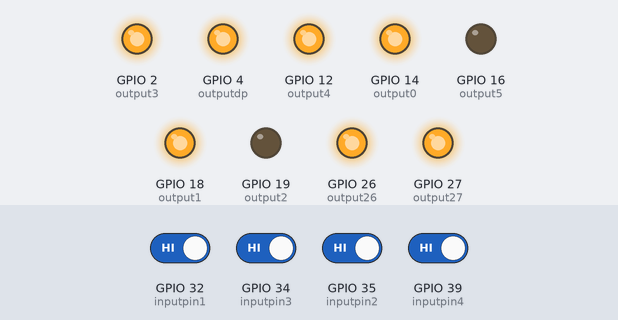
Recording of a sketch running on a simulated ESP32. Parts: output pins drawn as LEDs (lit = HIGH). Inputs (shaded band) come from the test bench; at power-on: GPIO 32 (inputpin1), GPIO 34 (inputpin3), GPIO 35 (inputpin2), GPIO 39 (inputpin4) HIGH. WiFi joins after 1.5 s; servers stay silent unless stated; what the sketch prints to the serial monitor is not drawn.

Above: at 2.7 s.
2.8 s: GPIO 32 (inputpin1) driven LOW
At 3.5 s:
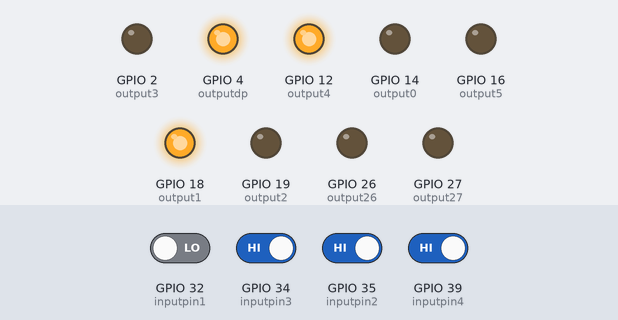
4.3 s: GPIO 34 (inputpin3) driven LOW
At 4.6 s:
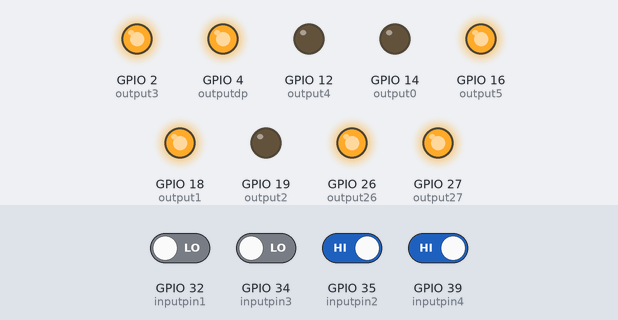
5.8 s: GPIO 35 (inputpin2) driven LOW
At 7.0 s:
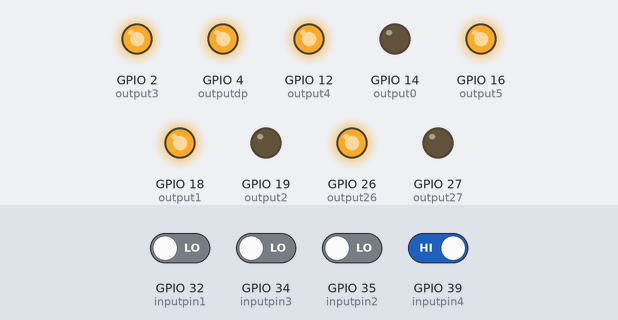
7.3 s: GPIO 39 (inputpin4) driven LOW
At 8.1 s:
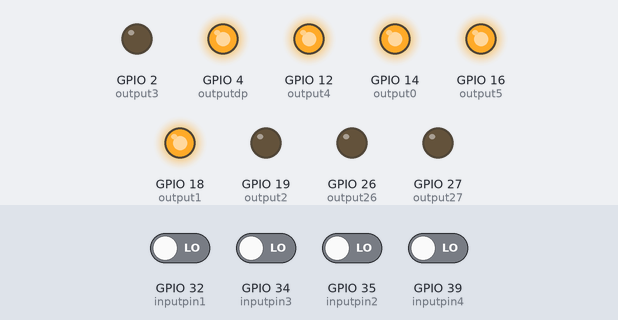
Timing chart, 0 to 10.3 s (numbered marks = the images above; inputs shaded):
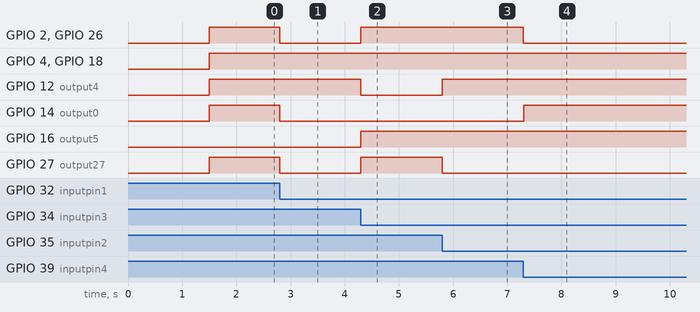

Measured:
- after the input at 2.8 s, GPIO 2 (output3), GPIO 14 (output0), GPIO 26 (output26), GPIO 27 (output27): HIGH → LOW at once
- after the input at 4.3 s, GPIO 2 (output3), GPIO 16 (output5), GPIO 26 (output26), GPIO 27 (output27): LOW → HIGH at once; GPIO 12 (output4): HIGH → LOW at once
- after the input at 5.8 s, GPIO 12 (output4): LOW → HIGH at once; GPIO 27 (output27): HIGH → LOW at once
- after the input at 7.3 s, GPIO 2 (output3), GPIO 26 (output26): HIGH → LOW at once; GPIO 14 (output0): LOW → HIGH at once

The sketch:

proyecto4_esp32.ino
```cpp
/* Alumno: Diego Gonzalez López
 * Carnet: 15700
 * proyecto 4 Webserver
 * Documento: proyecto 4 esp32 programación
 *
 * Creador original del programa: Rui Santos
 *
  Complete project details at https://randomnerdtutorials.com

  Modificado para su uso por Diego Gonzalez
 */

#include <WiFi.h>

// Replace with your network credentials
const char* ssid = "Snicker";                 //ingresamos nombre del wifi
const char* password = "mi mascota actual";   //ingresamos la contraseña de wifi

// Set web server port number to 80
WiFiServer server(80);

// Variable to store the HTTP request
String header;

// las variable para las salidas de los botones
String output26State = "off";
String output27State = "off";
String estado_p1 = "off";
String estado_p2 = "off";
String estado_p3 = "off";
String estado_p4 = "off";
int entrada = 0;
int rebote = 0;
int suma = 0;
String num4 = "4";
String num3 = "3";
String num2 = "2";
String num1 = "1";
String num0 = "0";

//banderas para las salidas
bool cont = 0;
bool valpin1 = 0;
bool valpin2 = 0;
bool valpin3 = 0;
bool valpin4 = 0;

// asignamos los valores de los pines a un nombre para un mejor manejo
const int output26 = 26;
const int output27 = 27;
const int output0 = 14;
const int output1 = 18;
const int output2 = 19;
const int output3 = 2;
const int output4 = 12;
const int output5 = 16;
const int output6 = 26;
const int output7 = 27;
const int outputdp = 4;
const int inputpin1 = 32;
const int inputpin2 = 35;
const int inputpin3 = 34;
const int inputpin4 = 39;
//const int out_pin[] = {14, 18, 19, 2, 12, 16, 26, 27, 4};
const int val_0[] = {1,1,1,1,1,1,0,1};
const int val_1[] = {0,1,1,0,0,0,0,1};
const int val_2[] = {1,1,0,1,1,0,1,1};
const int val_3[] = {1,1,1,1,0,0,1,1};
const int val_4[] = {0,1,1,0,0,1,1,1};
// Current time
unsigned long currentTime = millis();
// Previous time
unsigned long previousTime = 0;
// Define timeout time in milliseconds (example: 2000ms = 2s)
const long timeoutTime = 2000;

void setup() {
  Serial.begin(115200);
  // inicializamos las salidas
  pinMode(output26, OUTPUT);
  pinMode(output27, OUTPUT);
  pinMode(output0, OUTPUT);
  pinMode(output1, OUTPUT);
  pinMode(output2, OUTPUT);
  pinMode(output3, OUTPUT);
  pinMode(output4, OUTPUT);
  pinMode(output5, OUTPUT);
  pinMode(output6, OUTPUT);
  pinMode(output7, OUTPUT);
  pinMode(outputdp, OUTPUT);

  //declaramos los pines como entradas
  pinMode(inputpin1, INPUT);
  pinMode(inputpin2, INPUT);
  pinMode(inputpin3, INPUT);
  pinMode(inputpin4, INPUT);

  //seteamos los pines a LOW
  digitalWrite(output26, LOW);
  digitalWrite(output27, LOW);
  digitalWrite(output0, LOW);
  digitalWrite(output1, LOW);
  digitalWrite(output2, LOW);
  digitalWrite(output3, LOW);
  digitalWrite(output4, LOW);
  digitalWrite(output5, LOW);
  digitalWrite(output6, LOW);
  digitalWrite(output7, LOW);
  digitalWrite(outputdp, LOW);

  // Connect to Wi-Fi network with SSID and password
  Serial.print("Connecting to ");
  Serial.println(ssid);
  WiFi.begin(ssid, password);
  while (WiFi.status() != WL_CONNECTED) {
    delay(500);
    Serial.print(".");
  }
  // imprimimos la direccion serial
  Serial.println("");
  Serial.println("WiFi connected.");
  Serial.println("IP address: ");
  Serial.println(WiFi.localIP());
  server.begin();
}

void loop(){
  //leemos los valores mandados de la tiva c
  valpin1 = digitalRead(inputpin1);
  valpin2 = digitalRead(inputpin2);
  valpin3 = digitalRead(inputpin3);
  valpin4 = digitalRead(inputpin4);

  if(valpin1 == 0){
    estado_p1 = "LIBRE";
  }
  else if(valpin1 == 1){
    estado_p1 = "OCUPADO";
  }
  if(valpin2 == 0){
    estado_p2 = "LIBRE";
  }
  else if(valpin2 == 1){
    estado_p2 = "OCUPADO";
  }
  if(valpin3 == 0){
    estado_p3 = "LIBRE";
  }
  else if(valpin3 == 1){
    estado_p3 = "OCUPADO";
  }
  if(valpin4 == 0){
    estado_p4 = "LIBRE";
  }
  else if(valpin4 == 1){
    estado_p4 = "OCUPADO";
  }
  suma = valpin1 + valpin2 + valpin3 + valpin4;
  //leemos las entradas de la tiva c y dependiendo de la secuencia encendemos los pines necesarios para mostrar los valores en el display de 7seg
  //Tambien cambiamos el valor de la variable 'entrada' dependiendo del valor leido
  //if (entrada == 0 ){
  if (suma == 0){
  digitalWrite(output26,LOW);
  digitalWrite(output1, HIGH);
  digitalWrite(output4, HIGH);
  digitalWrite(output3, LOW);
  digitalWrite(output27,LOW);
  digitalWrite(output0, HIGH);
  digitalWrite(output5, HIGH);
  digitalWrite(outputdp,HIGH);
  entrada = 4;

            }
 // else if(entrada == 1){
    else if(suma == 1){

  digitalWrite(output26,HIGH);
  digitalWrite(output1, HIGH);
  digitalWrite(output4, HIGH);
  digitalWrite(output3, HIGH);
  digitalWrite(output27,LOW);
  digitalWrite(output0, LOW);
  digitalWrite(output5, HIGH);
  digitalWrite(outputdp,HIGH);
  entrada = 3;
            }
//  else if(entrada == 2){
  else if(suma == 2){
  digitalWrite(output26,HIGH);
  digitalWrite(output1, HIGH);
  digitalWrite(output4, LOW);
  digitalWrite(output3, HIGH);
  digitalWrite(output27,HIGH);
  digitalWrite(output0, LOW);
  digitalWrite(output5, HIGH);
  digitalWrite(outputdp,HIGH);
  entrada = 2;
            }
//  else if(entrada == 3){
  else if(suma == 3){
  digitalWrite(output26,LOW);
  digitalWrite(output1, HIGH);
  digitalWrite(output4, HIGH);
  digitalWrite(output3, LOW);
  digitalWrite(output27,LOW);
  digitalWrite(output0, LOW);
  digitalWrite(output5, LOW);
  digitalWrite(outputdp,HIGH);
  entrada = 1;
            }
//  else if(entrada == 4){
  else if(suma == 4){
  digitalWrite(output26,HIGH);
  digitalWrite(output1, HIGH);
  digitalWrite(output4, HIGH);
  digitalWrite(output3, HIGH);
  digitalWrite(output27,HIGH);
  digitalWrite(output0, HIGH);
  digitalWrite(output5, LOW);
  digitalWrite(outputdp,HIGH);
  entrada = 0;
            }
  else{
  digitalWrite(output26,LOW);
  digitalWrite(output1, LOW);
  digitalWrite(output4, LOW);
  digitalWrite(output3, LOW);
  digitalWrite(output27,LOW);
  digitalWrite(output0, LOW);
  digitalWrite(output5, LOW);
  digitalWrite(outputdp,HIGH);
            }
  WiFiClient client = server.available();   // leemos si hay cambios en la pagina

  if (client) {                             // si se conecta un cliente
    currentTime = millis();
    previousTime = currentTime;
    Serial.println("New Client.");          // imprimimos el mensaje que hay nuevo cliente
    String currentLine = "";                // hacemos una variable para guardar la entrada
    while (client.connected() && currentTime - previousTime <= timeoutTime) {  // empezamos un loop mientras el cliente este conectado
      currentTime = millis();
      if (client.available()) {             // si hay variable que leer las leemos
        char c = client.read();             // leemos el valor
        Serial.write(c);                    // y lo imprimimos en serial
        header += c;
        if (c == '\n') {                    // if the byte is a newline character
          // if the current line is blank, you got two newline characters in a row.
          // that's the end of the client HTTP request, so send a response:
          if (currentLine.length() == 0) {
            // HTTP headers always start with a response code (e.g. HTTP/1.1 200 OK)
            // and a content-type so the client knows what's coming, then a blank line:
            client.println("HTTP/1.1 200 OK");
            client.println("Content-type:text/html");
            client.println("Connection: close");
            client.println();

            //Esta parte es por si queremos cambiar valores del programa atravez del servidor
            // turns the GPIOs on and off
            if (header.indexOf("GET /26/on") >= 0) {
              Serial.println("GPIO 26 on");
              output26State = "on";
              //digitalWrite(output26, HIGH);
            } else if (header.indexOf("GET /26/off") >= 0) {
              Serial.println("GPIO 26 off");
              output26State = "off";
              //digitalWrite(output26, LOW);
            } else if (header.indexOf("GET /27/on") >= 0) {
              Serial.println("GPIO 27 on");
              output27State = "on";
              //digitalWrite(output27, HIGH);
            } else if (header.indexOf("GET /27/off") >= 0) {
              Serial.println("GPIO 27 off");
              output27State = "off";
              //digitalWrite(output27, LOW);
            }

            // Desplegamos el codigo html
            client.println("<!DOCTYPE html><html>");
            client.println("<head><meta name=\"viewport\" content=\"width=device-width, initial-scale=1\">");
            client.println("<link rel=\"icon\" href=\"data:,\">");
            // CSS to style the on/off buttons
            // Feel free to change the background-color and font-size attributes to fit your preferences
            client.println("<style>html { font-family: Helvetica; display: inline-block; margin: 0px auto; text-align: center;}");
            client.println(".button { background-color: #4CAF50; border: none; color: white; padding: 16px 40px;");
            client.println("text-decoration: none; font-size: 30px; margin: 2px; cursor: pointer;}");
            client.println(".button2 {background-color: #555555;}</style></head>");

            client.println("<p><a href=\"/27/on\"><button class=\"button\">Refresh</button></a></p>");
            // Web Page Heading
            client.println("<body><h1>ESP32 Web Server</h1>");

            //aqui se imprime el texto de los lugares ocupados dependiendo del valor de entrada
            if (entrada == 0){
              client.println("<p>NUMERO DE LUGARES LIBRES   " + num0 + "</p>");
            }
            else if(entrada == 1){
              client.println("<p>NUMERO DE LUGARES LIBRES  " + num1 + "</p>");
            }
            else if(entrada == 2){
              client.println("<p>NUMERO DE LUGARES LIBRES  " + num2 + "</p>");
            }
            else if(entrada == 3){
              client.println("<p>NUMERO DE LUGARES LIBRES  " + num3 + "</p>");
            }
            else if(entrada == 4){
              client.println("<p>NUMERO DE LUGARES LIBRES  " + num4 + "</p>");
            }
              client.println("<p>Parqueo1   " + estado_p1 + "</p>");
              client.println("<p>Parqueo2   " + estado_p2 + "</p>");
              client.println("<p>Parqueo3   " + estado_p3 + "</p>");
              client.println("<p>Parqueo4   " + estado_p4 + "</p>");

            // Display current state, and ON/OFF buttons for GPIO 26
//            client.println("<p>GPIO 26 - State " + output26State + "</p>");
            // If the output26State is off, it displays the ON button
//            if (output26State=="off") {
//              client.println("<p><a href=\"/26/on\"><button class=\"button\">ON</button></a></p>");
//            } else {
//              client.println("<p><a href=\"/26/off\"><button class=\"button button2\">OFF</button></a></p>");
//            }

            // Display current state, and ON/OFF buttons for GPIO 27
//            client.println("<p>GPIO 27 - State " + output27State + "</p>");
//            client.println("<p>GPIO 27 - numero es " + output27State + "</p>");
//             If the output27State is off, it displays the ON button
//            if (output27State=="off") {
//              client.println("<p><a href=\"/27/on\"><button class=\"button\">ON</button></a></p>");
//            } else {
//              client.println("<p><a href=\"/27/off\"><button class=\"button button2\">OFF</button></a></p>");
//            }
            client.println("</body></html>");

            // The HTTP response ends with another blank line
            client.println();
            // Break out of the while loop
            break;
          } else { // if you got a newline, then clear currentLine
            currentLine = "";
          }
        } else if (c != '\r') {  // if you got anything else but a carriage return character,
          currentLine += c;      // add it to the end of the currentLine
        }
      }
    }
    // Clear the header variable
    header = "";
    // Close the connection
    client.stop();
    Serial.println("Client disconnected.");
    Serial.println("");
  }
}
```
